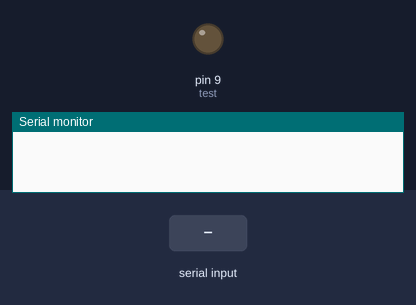
The sketch below on a simulated Arduino Uno, built with avr-gcc and run on an emulated ATmega328P. Shown: output pins drawn as LEDs (lit = HIGH), the last lines printed to the serial monitor. Inputs (shaded band) come from the test bench.

Above: at 1.2 s.
1.3 s: "off" received over Serial
At 3.5 s:
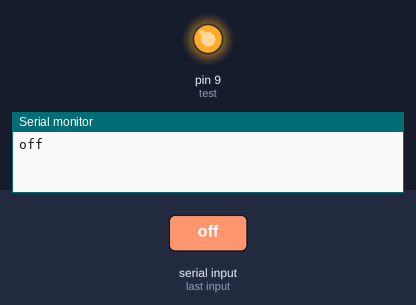
3.8 s: "on" received over Serial
At 5.6 s:
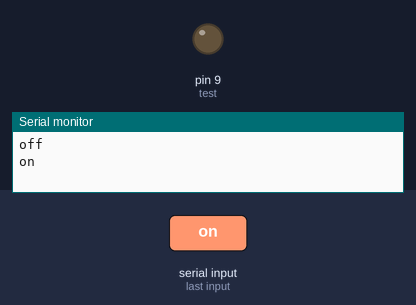
Timing chart, 0 to 7.1 s (numbered marks = the images above; inputs shaded):
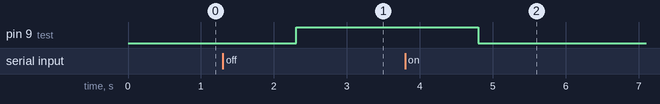

Measured:
- after the input at 1.3 s, pin 9 (test): LOW → HIGH after 1.0 s
- after the input at 3.8 s, pin 9 (test): HIGH → LOW after 1.0 s

The sketch:

sketch_jun14a.ino
```cpp
const int test = 9;
void setup()
{
  pinMode(test,OUTPUT);
  digitalWrite(test,LOW);
  Serial.begin(9600);
}
void loop()
{
  if(Serial.available())
  {
    String i = Serial.readString();
    i.trim();
    Serial.println(i);

  if(i=="on")
  {
    digitalWrite(test,LOW);
  }

  else if(i=="off")
  {
    digitalWrite(test,HIGH);
  }
  }
}
```
